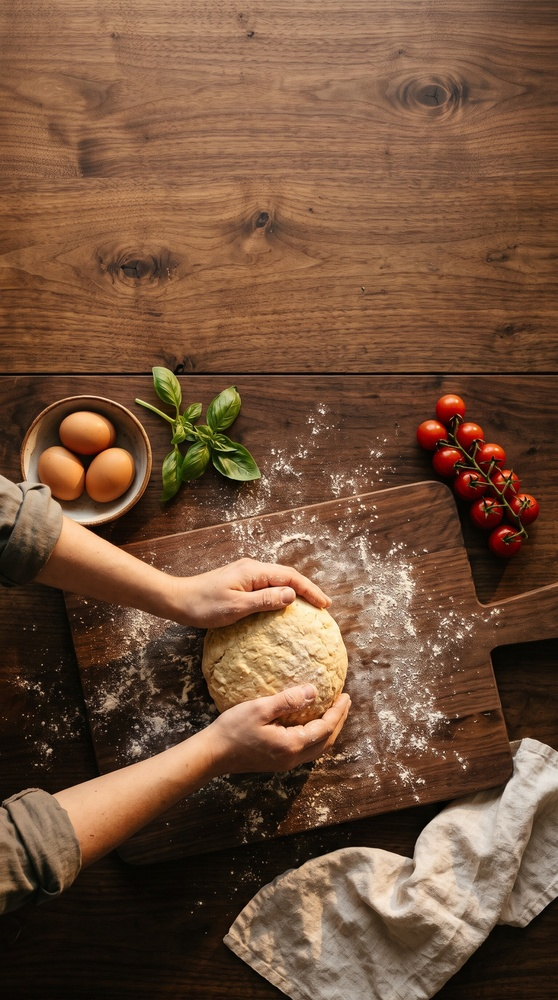
#> input picture showcase/mise2/img/kitchen.jpg, 558 x 1000 px, shrunk from 1536 x 2752 before the run
$ python chroma_key.py ../../../showcase/mise2/img/kitchen.jpg out.png
#> lines starting #> are read from the running program, lines starting #| are printed output that depends on the picture
#!/usr/bin/env python3
"""Remove a flat chroma background (default pure green) and save a transparent PNG.
Usage: python chroma_key.py in.png out.png [--color 00ff00] [--tol 90]
For photos with a busy background use `rembg i in.png out.png` instead."""
import argparse, numpy as np
from PIL import Image, ImageFilter
p = argparse.ArgumentParser(); p.add_argument('src'); p.add_argument('dst'); p.add_argument('--color', default='00ff00'); p.add_argument('--tol', type=float, default=90)
a = p.parse_args()
im = np.array(Image.open(a.src).convert('RGBA')).astype(float)
key = np.array([int(a.color[i:i+2], 16) for i in (0, 2, 4)], float)
d = np.sqrt(((im[..., :3] - key) ** 2).sum(-1))
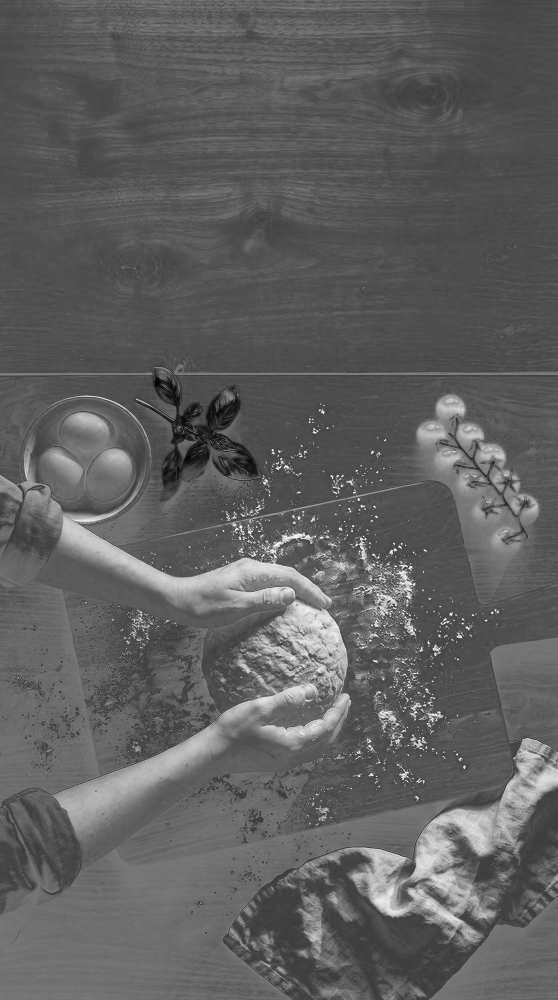
#> d: shape (1000, 558) float64; min 167.1, max 343.5, mean 233.4; drawn with min black and max white
alpha = np.clip((d - a.tol * .5) / (a.tol * .5), 0, 1)
#> alpha: shape (1000, 558) float64; every value is 1
# despill: pull the key colour out of semi-transparent edge pixels
g = 1 if a.color.lower() == '00ff00' else None
if g is not None:
    im[..., 1] = np.minimum(im[..., 1], np.maximum(im[..., 0], im[..., 2]) + 10)
im[..., 3] = alpha * 255
out = Image.fromarray(im.astype(np.uint8), 'RGBA')
a_ch = out.getchannel('A').filter(ImageFilter.GaussianBlur(.6)); out.putalpha(a_ch); out.save(a.dst); print(a.dst)
#> after `a_ch = out.getchannel('A').filter(ImageFilter.GaussianBlur(0.6))`: a_ch: PIL image 558x1000 L; every value is 255
#| out.png

$ run again, on showcase/mise2/img/pol_pasta.jpg
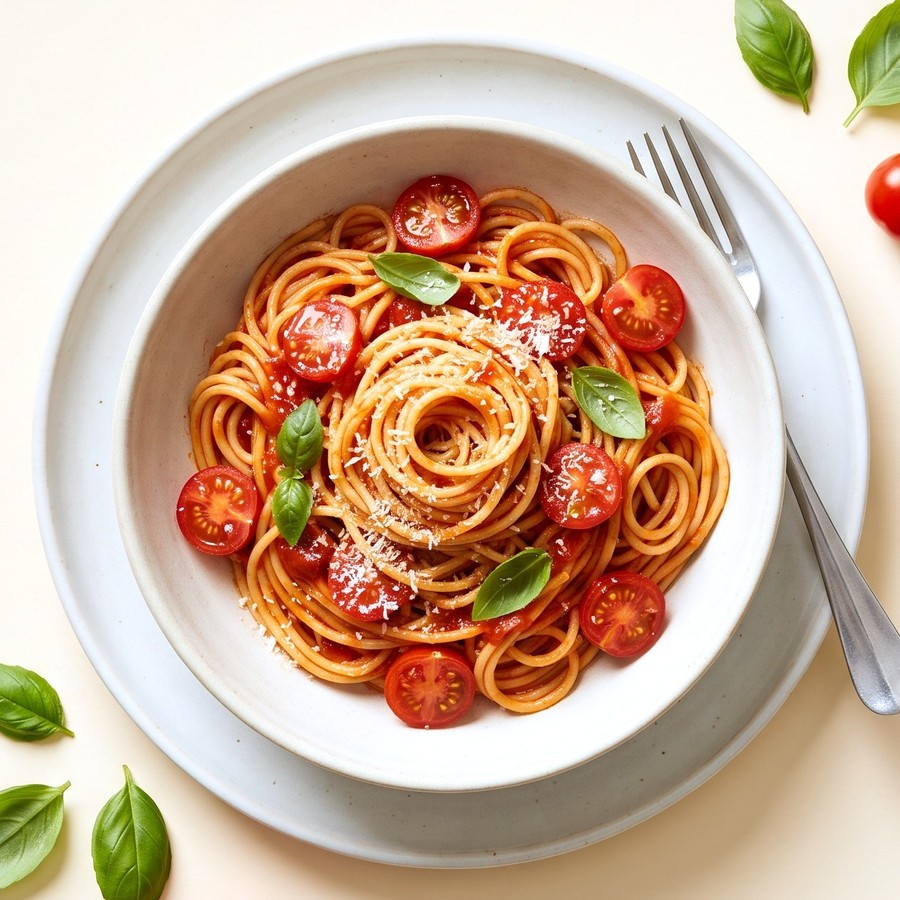
#> input picture showcase/mise2/img/pol_pasta.jpg, 900 x 900 px
#> `d = np.sqrt(((im[..., :3] - key) ** 2).sum(-1))`:
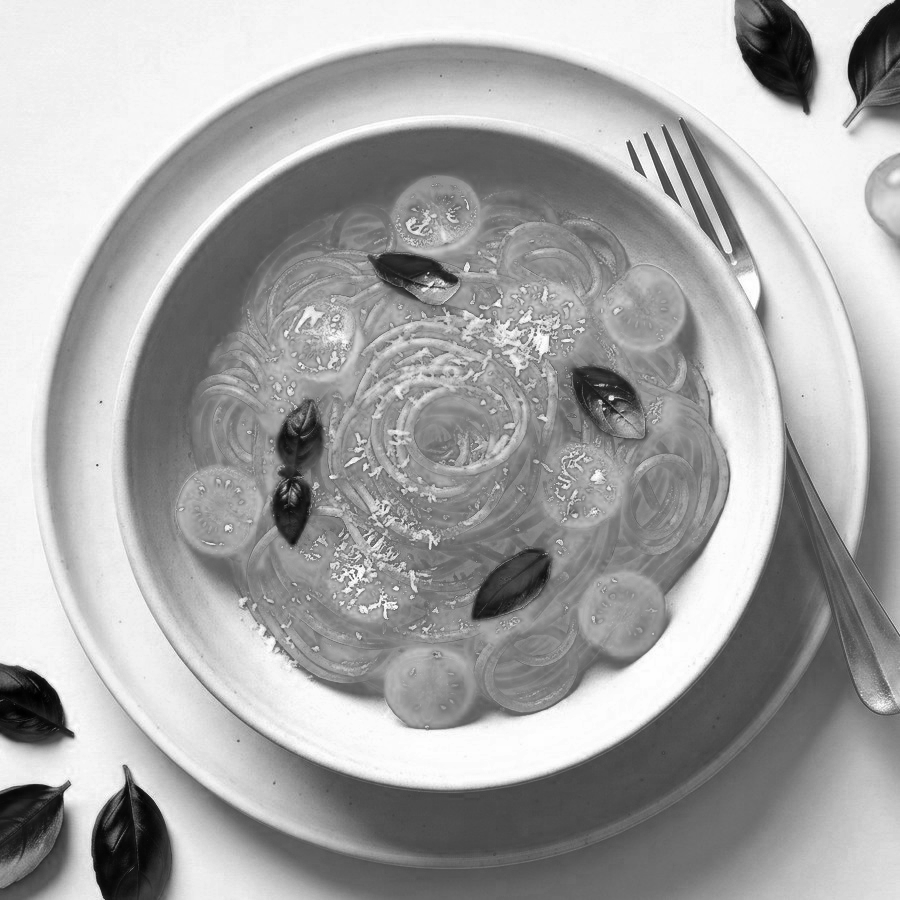
#> d: shape (900, 900) float64; min 149.9, max 361.1, mean 287.7; drawn with min black and max white
#> alpha: shape (900, 900) float64; every value is 1
#> a_ch: PIL image 900x900 L; every value is 255
#| out.png

$ run again, on showcase/mise2/img/t_cucumber.jpg
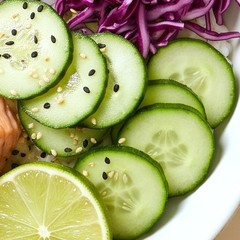
#> input picture showcase/mise2/img/t_cucumber.jpg, 240 x 240 px
#> `d = np.sqrt(((im[..., :3] - key) ** 2).sum(-1))`:
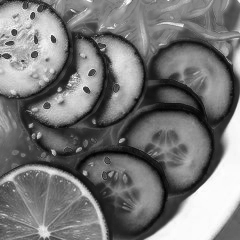
#> d: shape (240, 240) float64; min 150.5, max 360.9, mean 248.9; drawn with min black and max white
#> alpha: shape (240, 240) float64; every value is 1
#> `im[..., 1] = np.minimum(im[..., 1], np.maximum(im[..., 0], im[..., 2])..`:
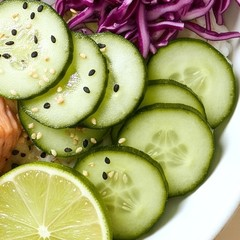
#> im: shape (240, 240, 4) float64; mean R, G, B, A 170.3, 166.9, 117.1, 255
#> a_ch: PIL image 240x240 L; every value is 255
#| out.png
